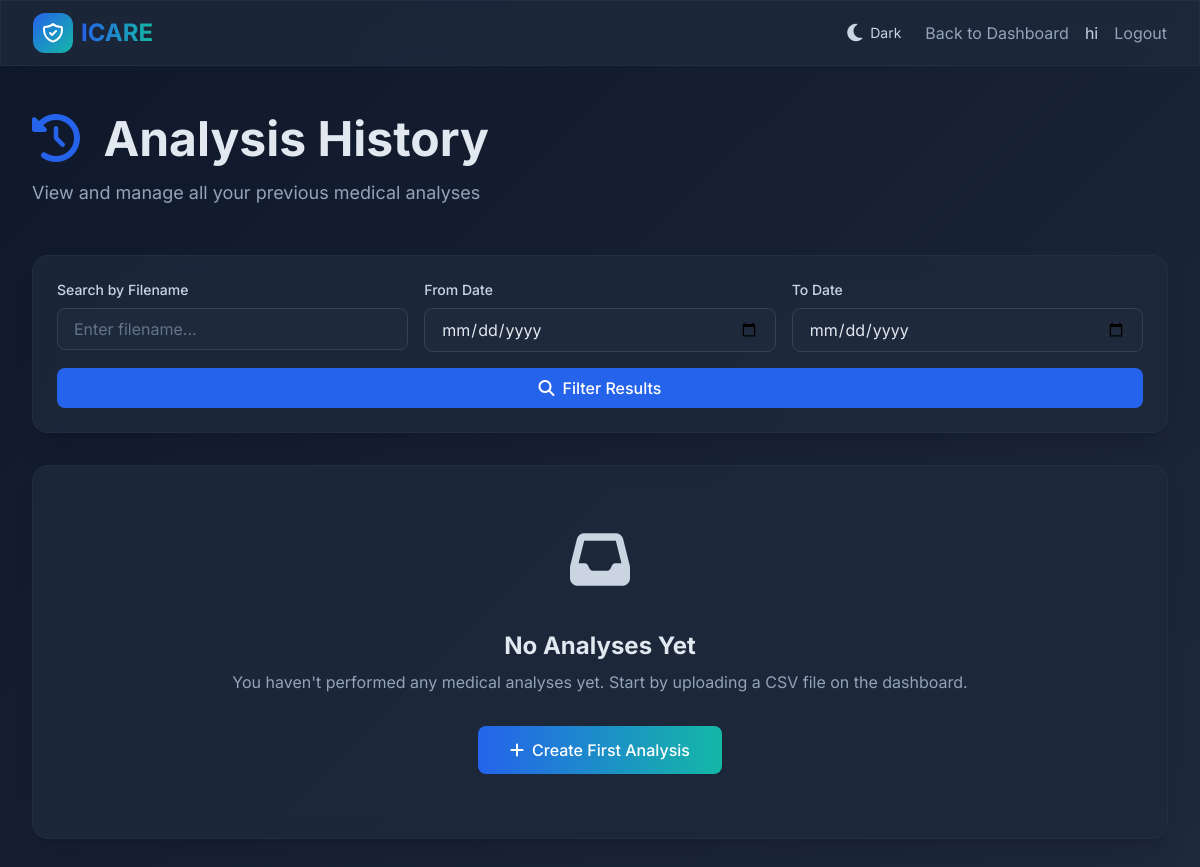
The app's page /analysis-history/ (signed in), older data.
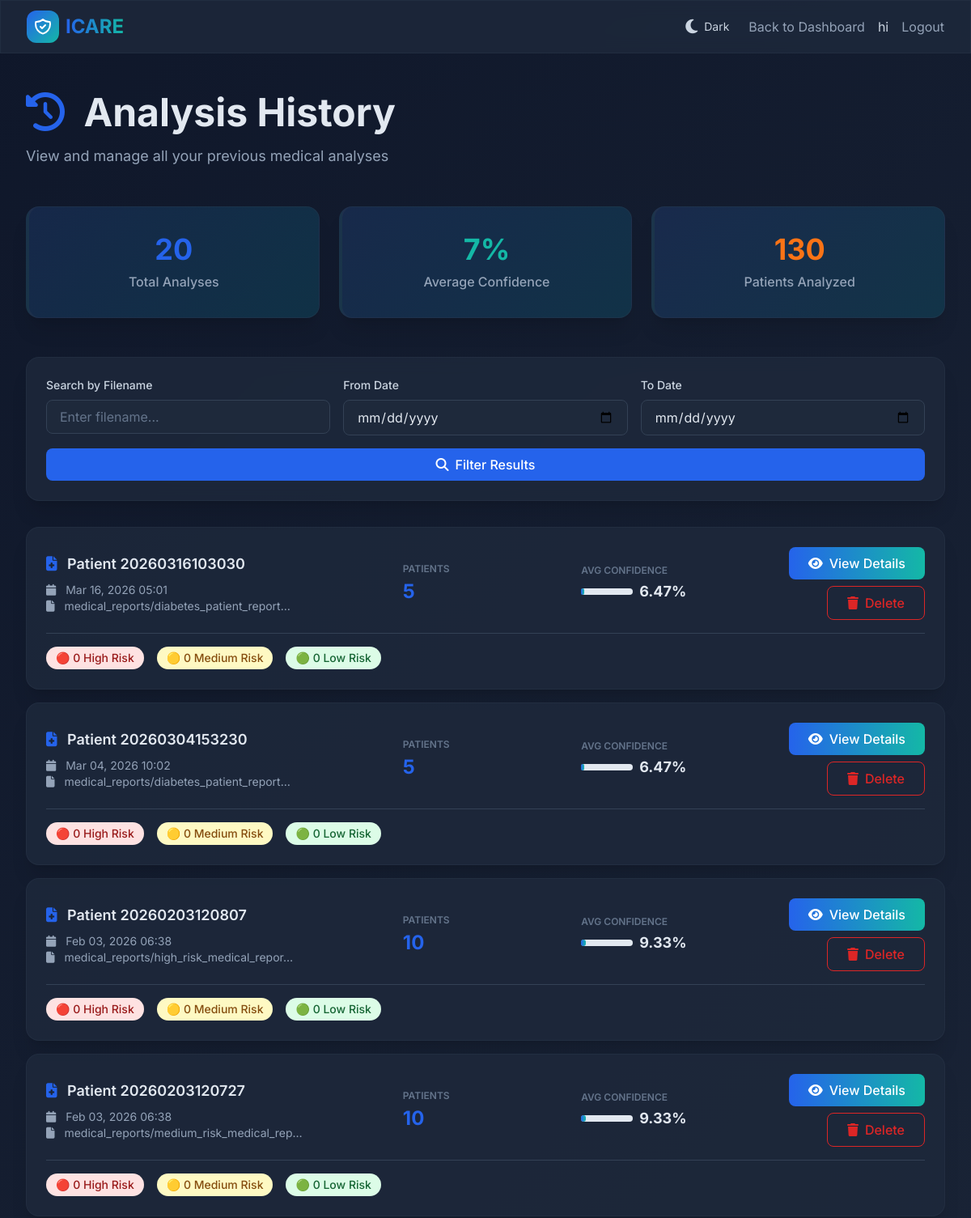
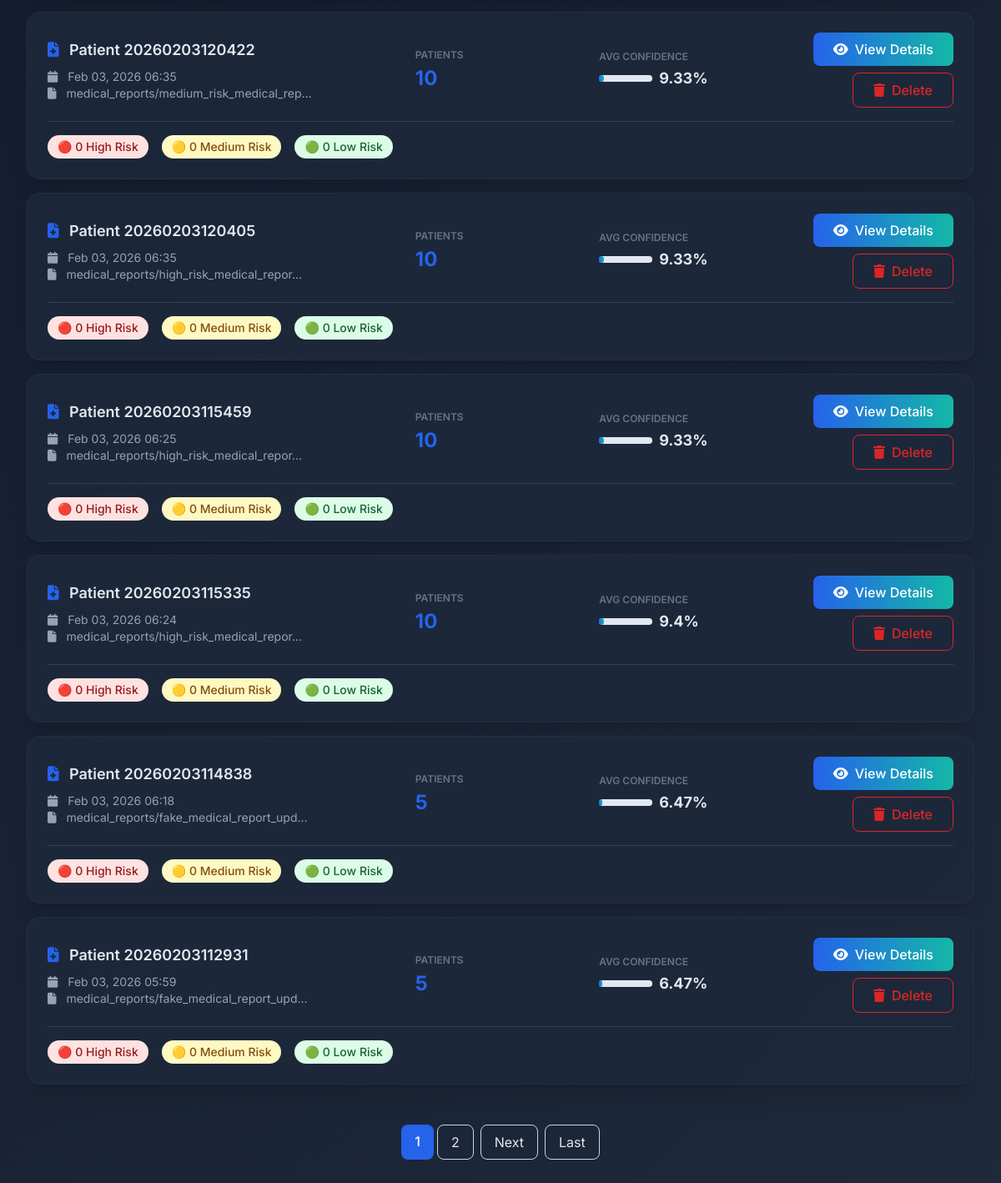
The same page, newer data (2 pictures, top to bottom).
### app/models.py (models this page shows, shortened)
class AnalysisResult(models.Model):
    RISK_CHOICES = [
        ('High', 'High Risk'),
        ('Medium', 'Medium Risk'),
        ('Low', 'Low Risk'),
    ]
    medical_report = models.OneToOneField(MedicalReport, on_delete=models.CASCADE, related_name='analysis_result')
    user = models.ForeignKey(User, on_delete=models.CASCADE, related_name='analysis_results')
    total_patients = models.IntegerField(default=0)
    total_diseases_analyzed = models.IntegerField(default=0)
    high_risk_count = models.IntegerField(default=0)
    medium_risk_count = models.IntegerField(default=0)
    low_risk_count = models.IntegerField(default=0)
    average_confidence = models.FloatField(default=0.0)
    predictions_json = models.JSONField(default=dict)
    recommendations = models.TextField(blank=True, null=True, help_text="AI-generated clinical recommendations")
    follow_up_actions = models.TextField(blank=True, null=True, help_text="Recommended follow-up actions")
    created_at = models.DateTimeField(auto_now_add=True)
    updated_at = models.DateTimeField(auto_now=True)
    analysis_duration = models.FloatField(default=0.0, help_text="Analysis time in seconds")
    class Meta:
        ordering = ['-created_at']

class MedicalReport(models.Model):
    user = models.ForeignKey(User, on_delete=models.CASCADE, related_name='medical_reports')
    patient_name = models.CharField(max_length=200, blank=True)
    csv_file = models.FileField(upload_to='medical_reports/')
    details = models.TextField(blank=True, null=True)
    age = models.IntegerField(blank=True, null=True)
    gender = models.CharField(max_length=20, blank=True, null=True)
    blood_pressure = models.CharField(max_length=20, blank=True, null=True)
    cholesterol = models.CharField(max_length=20, blank=True, null=True)
    glucose = models.CharField(max_length=20, blank=True, null=True)
    clinical_notes = models.TextField(blank=True, null=True)
    medications = models.TextField(blank=True, null=True, help_text="Current medications")
    allergies = models.TextField(blank=True, null=True)
    family_history = models.TextField(blank=True, null=True)
    created_at = models.DateTimeField(auto_now_add=True)
    updated_at = models.DateTimeField(auto_now=True)
    class Meta:
        ordering = ['-created_at']

### app/views.py (the view, shortened to what this page needs)
# urls.py: path('analysis-history/',views.analysis_history,name='analysis_history'),
@login_required(login_url='login')
def analysis_history(request):
    context = get_theme_context(request)
    analyses = AnalysisResult.objects.filter(user=request.user).order_by('-created_at')
    search_query = request.GET.get('search', '')
    from_date = request.GET.get('from_date', '')
    to_date = request.GET.get('to_date', '')
    if search_query:
        analyses = analyses.filter(
            Q(medical_report__patient_name__icontains=search_query) |
            Q(medical_report__csv_file__icontains=search_query)
        )
    if from_date:
        try:
            from_datetime = datetime.strptime(from_date, '%Y-%m-%d')
            analyses = analyses.filter(created_at__gte=from_datetime)
        except ValueError:
            pass
    total_analyses = analyses.count()
    avg_conf = analyses.aggregate(django_models.Avg('average_confidence'))['average_confidence__avg']
    total_patients = sum(a.total_patients for a in analyses) if analyses.exists() else 0
    paginator = Paginator(analyses, 10)  # 10 analyses per page
    page = request.GET.get('page')
    try:
        analyses_page = paginator.page(page)
    except PageNotAnInteger:
        analyses_page = paginator.page(1)
    except EmptyPage:
        analyses_page = paginator.page(paginator.num_pages)
    for analysis in analyses_page:
        try:
            predictions = analysis.predictions_json if isinstance(analysis.predictions_json, list) else []
            analysis.get_high_risk_count = sum(1 for p in predictions if p.get('risk') == 'High')
            analysis.get_medium_risk_count = sum(1 for p in predictions if p.get('risk') == 'Medium')
            analysis.get_low_risk_count = sum(1 for p in predictions if p.get('risk') == 'Low')
        except:
            analysis.get_high_risk_count = 0
            analysis.get_medium_risk_count = 0
            analysis.get_low_risk_count = 0
    context.update({
        'analyses': analyses_page,
        'page_obj': analyses_page,
        'is_paginated': paginator.num_pages > 1,
        'total_analyses': total_analyses,
        'avg_confidence': round(avg_conf, 2) if avg_conf else 0,
        'total_patients': total_patients,
        'search': search_query,
        'from_date': from_date,
        'to_date': to_date,
    })
    return render(request, 'analysis_history.html', context)

### app/templates/analysis_history.html (shortened to what this page needs)
{% load static %}
<!DOCTYPE html>
<html lang="en">
<head>
    <script src="https://cdn.tailwindcss.com"></script>
    <link rel="stylesheet" href="https://cdnjs.cloudflare.com/ajax/libs/font-awesome/6.4.0/css/all.min.css">
</head>
<body class="text-slate-900">
    <nav class="sticky top-0 z-50 glass-card border-b border-slate-200/50 dark:border-slate-700/50">
        <div class="max-w-7xl mx-auto px-4 sm:px-6 lg:px-8">
            <div class="flex justify-between h-16 items-center">
                <div class="flex items-center gap-2">
                    <div class="w-10 h-10 bg-gradient-to-br from-blue-600 to-teal-500 rounded-xl flex items-center justify-center">
                    </div>
                    <a href="{% url 'home' %}" class="text-2xl font-bold bg-gradient-to-r from-blue-600 to-teal-500 bg-clip-text text-transparent">ICARE</a>
                </div>
                <div class="flex items-center gap-4">
                    <button class="theme-toggle-btn" onclick="toggleTheme()">
                        <i class="fas fa-moon"></i>
                        <span class="hidden md:inline text-sm">Dark</span>
                    </button>
                    <a href="{% url 'dashboard' %}" class="text-slate-600 dark:text-slate-300 hover:text-blue-600 dark:hover:text-blue-400 transition">Back to Dashboard</a>
                    {% if user.is_authenticated %}
                        <span class="text-slate-700 dark:text-slate-300">{{ user.first_name|default:user.username }}</span>
                        <a href="{% url 'logout' %}" class="text-slate-600 dark:text-slate-300 hover:text-red-600 dark:hover:text-red-400 transition">Logout</a>
                    {% endif %}
                </div>
            </div>
        </div>
    </nav>
    <main class="max-w-7xl mx-auto px-4 sm:px-6 lg:px-8 py-12">
        <div class="mb-12 animate-fade-in-up">
            <h1 class="text-4xl md:text-5xl font-bold text-slate-900 dark:text-white mb-4">
                <i class="fas fa-history text-blue-600 mr-3"></i>
                Analysis History
            </h1>
            <p class="text-lg text-slate-600 dark:text-slate-300">View and manage all your previous medical analyses</p>
        </div>
        {% if total_analyses > 0 %}
        <div class="grid md:grid-cols-3 gap-6 mb-12 animate-fade-in-up" style="animation-delay: 0.1s">
            <div class="glass-card stat-card rounded-2xl shadow-xl p-8 text-center border-l-4 border-blue-600">
                <div class="text-4xl font-bold text-blue-600 mb-2">{{ total_analyses }}</div>
                <p class="text-slate-600 font-medium">Total Analyses</p>
            </div>
            <div class="glass-card stat-card rounded-2xl shadow-xl p-8 text-center border-l-4 border-teal-500">
                <div class="text-4xl font-bold text-teal-500 mb-2">{{ avg_confidence|floatformat:0 }}%</div>
                <p class="text-slate-600 font-medium">Average Confidence</p>
            </div>
            <div class="glass-card stat-card rounded-2xl shadow-xl p-8 text-center border-l-4 border-orange-500">
                <div class="text-4xl font-bold text-orange-500 mb-2">{{ total_patients }}</div>
                <p class="text-slate-600 font-medium">Patients Analyzed</p>
            </div>
        </div>
        {% endif %}
        <div class="glass-card rounded-2xl shadow-xl p-6 mb-8 animate-fade-in-up" style="animation-delay: 0.15s">
            <form method="get" class="grid md:grid-cols-3 gap-4">
                <div>
                    <label class="block text-sm font-medium text-slate-700 mb-2">Search by Filename</label>
                    <input type="text" name="search" placeholder="Enter filename..."
                           class="w-full px-4 py-2 border border-slate-300 rounded-lg focus:ring-2 focus:ring-blue-600 focus:border-transparent"
                           value="{{ search|default:'' }}">
                </div>
                <div>
                    <label class="block text-sm font-medium text-slate-700 mb-2">From Date</label>
                    <input type="date" name="from_date"
                           class="w-full px-4 py-2 border border-slate-300 rounded-lg focus:ring-2 focus:ring-blue-600 focus:border-transparent"
                           value="{{ from_date|default:'' }}">
                </div>
                <div>
                    <label class="block text-sm font-medium text-slate-700 mb-2">To Date</label>
                    <input type="date" name="to_date"
                           class="w-full px-4 py-2 border border-slate-300 rounded-lg focus:ring-2 focus:ring-blue-600 focus:border-transparent"
                           value="{{ to_date|default:'' }}">
                </div>
                <button type="submit" class="md:col-span-3 bg-blue-600 text-white px-6 py-2 rounded-lg font-medium hover:bg-blue-700 transition">
                    <i class="fas fa-search mr-2"></i>Filter Results
                </button>
            </form>
        </div>
        {% if analyses %}
        <div class="space-y-4 animate-fade-in-up" style="animation-delay: 0.2s">
            {% for analysis in analyses %}
            <div class="glass-card rounded-2xl shadow-xl p-6 hover:shadow-2xl transition">
                <div class="grid md:grid-cols-5 gap-4 items-center">
                    <div class="md:col-span-2">
                        <h3 class="text-lg font-semibold text-slate-900 mb-2">
                            <i class="fas fa-file-medical text-blue-600 mr-2"></i>
                            {% if analysis.medical_report.patient_name %}
                                {{ analysis.medical_report.patient_name }}
                            {% else %}
                                Analysis #{{ analysis.id }}
                            {% endif %}
                        </h3>
                        <p class="text-sm text-slate-600">
                            <i class="fas fa-calendar mr-2"></i>
                            {{ analysis.created_at|date:"M d, Y H:i" }}
                        </p>
                        <p class="text-sm text-slate-600">
                            <i class="fas fa-file mr-2"></i>
                            {{ analysis.medical_report.csv_file|truncatechars:40 }}
                        </p>
                    </div>
                    <div>
                        <p class="text-xs uppercase text-slate-500 font-semibold mb-1">Patients</p>
                        <p class="text-2xl font-bold text-blue-600">{{ analysis.total_patients }}</p>
                    </div>
                    <div>
                        <p class="text-xs uppercase text-slate-500 font-semibold mb-1">Avg Confidence</p>
                        <div class="flex items-center gap-2">
                            <div class="w-16 bg-slate-200 rounded-full h-2">
                                <div class="bg-gradient-to-r from-blue-600 to-teal-500 h-2 rounded-full"
                                     style="width: {{ analysis.average_confidence }}%"></div>
                            </div>
                            <p class="text-lg font-bold text-slate-900">{{ analysis.average_confidence }}%</p>
                        </div>
                    </div>
                    <div class="flex flex-col gap-2 justify-center md:items-end">
                        <a href="{% url 'analysis_detail' analysis.id %}"
                           class="inline-flex items-center justify-center gap-2 bg-gradient-to-r from-blue-600 to-teal-500 text-white px-6 py-2 rounded-lg font-medium hover:shadow-lg transition">
                            <i class="fas fa-eye"></i>
                            View Details
                        </a>
                        <a href="{% url 'delete_analysis' analysis.id %}"
                           class="inline-flex items-center justify-center gap-2 border border-red-600 text-red-600 px-6 py-2 rounded-lg font-medium hover:bg-red-50 transition"
                           onclick="return confirm('Are you sure you want to delete this analysis?');">
                            <i class="fas fa-trash"></i>
                            Delete
                        </a>
                    </div>
                </div>
                <div class="mt-4 pt-4 border-t border-slate-200">
                    <div class="flex gap-4 flex-wrap">
                        <div class="flex items-center gap-2">
                            <span class="px-3 py-1 bg-red-100 text-red-800 rounded-full text-sm font-medium">
                                🔴 {{ analysis.get_high_risk_count|default:0 }} High Risk
                            </span>
                        </div>
                        <div class="flex items-center gap-2">
                            <span class="px-3 py-1 bg-yellow-100 text-yellow-800 rounded-full text-sm font-medium">
                                🟡 {{ analysis.get_medium_risk_count|default:0 }} Medium Risk
                            </span>
                        </div>
                        <div class="flex items-center gap-2">
                            <span class="px-3 py-1 bg-green-100 text-green-800 rounded-full text-sm font-medium">
                                🟢 {{ analysis.get_low_risk_count|default:0 }} Low Risk
                            </span>
                        </div>
                    </div>
                </div>
            </div>
            {% endfor %}
        </div>
        {% if is_paginated %}
        <div class="mt-12 flex justify-center gap-2 animate-fade-in-up" style="animation-delay: 0.3s">
            <div class="flex gap-1">
                {% for num in page_obj.paginator.page_range %}
                    {% if page_obj.number == num %}
                    <span class="px-4 py-2 rounded-lg bg-blue-600 text-white font-medium">{{ num }}</span>
                    {% else %}
                    <a href="?page={{ num }}" class="px-4 py-2 rounded-lg border border-slate-300 hover:bg-slate-50 transition">{{ num }}</a>
                    {% endif %}
                {% endfor %}
            </div>
            {% if page_obj.has_next %}
            <a href="?page={{ page_obj.next_page_number }}" class="px-4 py-2 rounded-lg border border-slate-300 hover:bg-slate-50 transition">Next</a>
            <a href="?page={{ page_obj.paginator.num_pages }}" class="px-4 py-2 rounded-lg border border-slate-300 hover:bg-slate-50 transition">Last</a>
            {% endif %}
        </div>
        {% endif %}
        {% else %}
        <div class="glass-card rounded-2xl shadow-xl p-16 text-center animate-fade-in-up" style="animation-delay: 0.2s">
            <div class="mb-6">
                <i class="fas fa-inbox text-6xl text-slate-300 mb-4"></i>
            </div>
            <h3 class="text-2xl font-bold text-slate-900 mb-2">No Analyses Yet</h3>
            <p class="text-slate-600 mb-8">You haven't performed any medical analyses yet. Start by uploading a CSV file on the dashboard.</p>
            <a href="{% url 'dashboard' %}" class="inline-flex items-center gap-2 bg-gradient-to-r from-blue-600 to-teal-500 text-white px-8 py-3 rounded-lg font-medium hover:shadow-lg transition">
                <i class="fas fa-plus"></i>
                Create First Analysis
            </a>
        </div>
        {% endif %}
    </main>
</body>
</html>

Row changes from the older to the newer data that the page shows:
added AnalysisResult: medical_report.patient_name "Patient 20260316103030", created_at "Mar 16, 2026 05:01", medical_report.csv_file "medical_reports/diabetes_patient_report…", total_patients "5", average_confidence "6.47", get_high_risk_count "0", get_medium_risk_count "0", get_low_risk_count "0"
added AnalysisResult: medical_report.patient_name "Patient 20260304153230", created_at "Mar 04, 2026 10:02", medical_report.csv_file "medical_reports/diabetes_patient_report…", total_patients "5", average_confidence "6.47", get_high_risk_count "0", get_medium_risk_count "0", get_low_risk_count "0"
added AnalysisResult: medical_report.patient_name "Patient 20260203120807", created_at "Feb 03, 2026 06:38", medical_report.csv_file "medical_reports/high_risk_medical_repor…", total_patients "10", average_confidence "9.33", get_high_risk_count "0", get_medium_risk_count "0", get_low_risk_count "0"
added AnalysisResult: medical_report.patient_name "Patient 20260203120727", created_at "Feb 03, 2026 06:38", medical_report.csv_file "medical_reports/medium_risk_medical_rep…", total_patients "10", average_confidence "9.33", get_high_risk_count "0", get_medium_risk_count "0", get_low_risk_count "0"
added AnalysisResult: medical_report.patient_name "Patient 20260203120422", created_at "Feb 03, 2026 06:35", medical_report.csv_file "medical_reports/medium_risk_medical_rep…", total_patients "10", average_confidence "9.33", get_high_risk_count "0", get_medium_risk_count "0", get_low_risk_count "0"
added AnalysisResult: medical_report.patient_name "Patient 20260203120405", created_at "Feb 03, 2026 06:35", medical_report.csv_file "medical_reports/high_risk_medical_repor…", total_patients "10", average_confidence "9.33", get_high_risk_count "0", get_medium_risk_count "0", get_low_risk_count "0"
added AnalysisResult: medical_report.patient_name "Patient 20260203115459", created_at "Feb 03, 2026 06:25", medical_report.csv_file "medical_reports/high_risk_medical_repor…", total_patients "10", average_confidence "9.33", get_high_risk_count "0", get_medium_risk_count "0", get_low_risk_count "0"
added AnalysisResult: medical_report.patient_name "Patient 20260203115335", created_at "Feb 03, 2026 06:24", medical_report.csv_file "medical_reports/high_risk_medical_repor…", total_patients "10", average_confidence "9.4", get_high_risk_count "0", get_medium_risk_count "0", get_low_risk_count "0"
added AnalysisResult: medical_report.patient_name "Patient 20260203114838", created_at "Feb 03, 2026 06:18", medical_report.csv_file "medical_reports/fake_medical_report_upd…", total_patients "5", average_confidence "6.47", get_high_risk_count "0", get_medium_risk_count "0", get_low_risk_count "0"
added AnalysisResult: medical_report.patient_name "Patient 20260203112931", created_at "Feb 03, 2026 05:59", medical_report.csv_file "medical_reports/fake_medical_report_upd…", total_patients "5", average_confidence "6.47", get_high_risk_count "0", get_medium_risk_count "0", get_low_risk_count "0"
Text that changed along with them:
{{ total_analyses }}: (not shown) → "20"
{{ avg_confidence|floatformat:0 }}: (not shown) → "7"
{{ total_patients }}: (not shown) → "130"
text no longer shown: "No Analyses Yet You haven't performed any medical analyses yet. Start by uploading a CSV file on the dashboard. Create First Analysis"
text now shown: "Total Analyses % Average Confidence Patients Analyzed Next Last"
new list line: "1"
new list line: "2"
